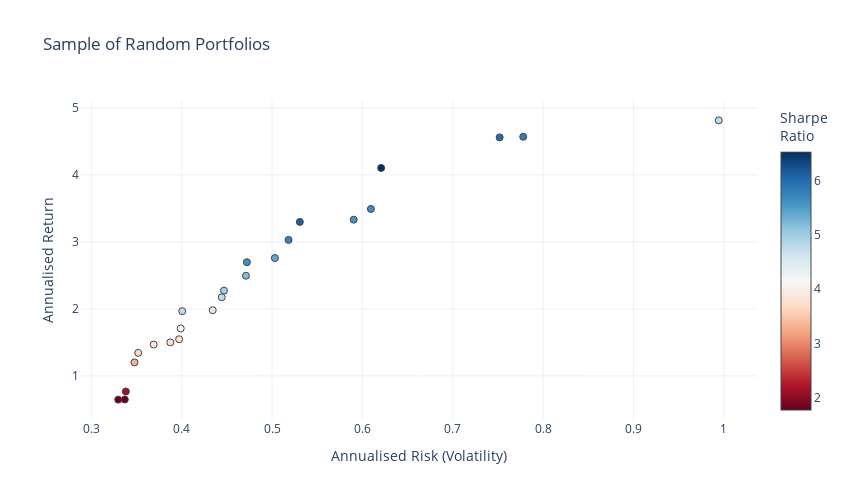

This figure's notebook cell:
### Code cell
goPlt(dominant_df)

### Figure 1 — Plotly figure (JSON) as saved in the notebook; plotly's stock layout.template omitted (floating-point values rounded to 4 significant figures)
{"data": [{"marker": {"color": [4.779, 4.789, 3.311, 4.782, 5.997, 6.529, 4.444, 3.768, 4.972, 1.806, 3.675, 2.119, 5.558, 5.748, 5.189, 4.155, 3.84, 1.773, 3.742, 5.808, 6.119, 5.384, 5.647, 5.604], "colorbar": {"title": {"text": "Sharpe<br>Ratio"}}, "colorscale": [[0, "rgb(103,0,31)"], [0.1, "rgb(178,24,43)"], [0.2, "rgb(214,96,77)"], [0.3, "rgb(244,165,130)"], [0.4, "rgb(253,219,199)"], [0.5, "rgb(247,247,247)"], [0.6, "rgb(209,229,240)"], [0.7, "rgb(146,197,222)"], [0.8, "rgb(67,147,195)"], [0.9, "rgb(33,102,172)"], [1, "rgb(5,48,97)"]], "line": {"width": 1}, "showscale": true, "size": 7}, "mode": "markers", "type": "scatter", "x": [0.4443, 0.9945, 0.3477, 0.4006, 0.7519, 0.6207, 0.4343, 0.3971, 0.4468, 0.3297, 0.3518, 0.3382, 0.5904, 0.5183, 0.4711, 0.3989, 0.369, 0.337, 0.3874, 0.778, 0.5307, 0.5031, 0.6094, 0.4721], "y": [2.173, 4.813, 1.201, 1.965, 4.559, 4.103, 1.98, 1.546, 2.272, 0.6453, 1.343, 0.7667, 3.331, 3.029, 2.495, 1.707, 1.467, 0.6473, 1.5, 4.568, 3.297, 2.759, 3.491, 2.696]}], "layout": {"coloraxis": {"colorbar": {"title": {"text": "Sharpe Ratio"}}}, "height": 500, "title": {"text": "Sample of Random Portfolios"}, "width": 850, "xaxis": {"title": {"text": "Annualised Risk (Volatility)"}}, "yaxis": {"title": {"text": "Annualised Return"}}}}
